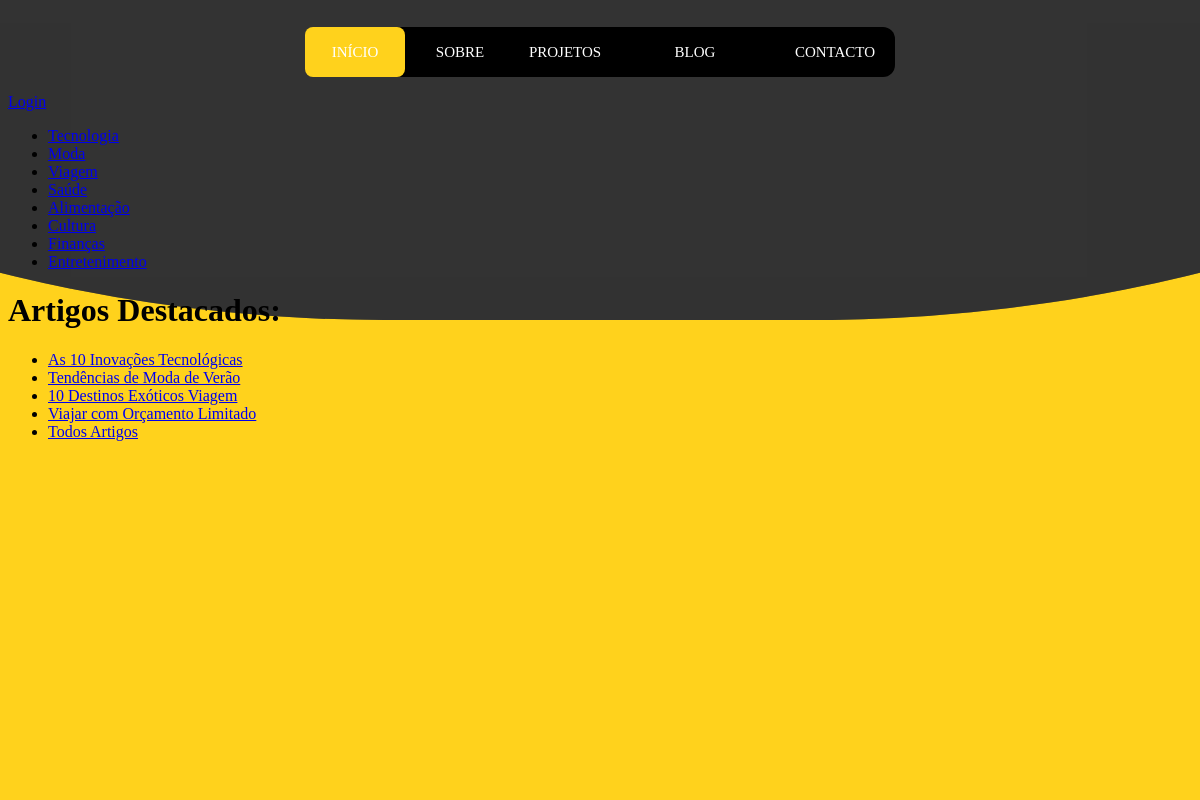
Screenshot of /home_blog_full/ with the database file from the repository.
### portifolio/models.py (models this page shows, shortened)
class Categoria(models.Model):
    nome = models.CharField(max_length=30)
    descricao = models.TextField(blank=False, null=False)
    imagem = models.ImageField(upload_to='categorias/', blank=True, null=True)
    data_criacao = models.DateTimeField(auto_now_add=True)

class Artigo(models.Model):
    titulo = models.CharField(max_length=30)
    autor = models.ForeignKey(Autor, on_delete=models.CASCADE)
    categoria = models.ManyToManyField(Categoria, related_name="artigos")
    descricao = models.TextField(blank=False, null=False)
    data = models.DateTimeField(auto_now_add=True)
    destaque = models.BooleanField(default=False)
    imagem = models.ImageField(upload_to='artigos/', blank=True, null=True)
    visitas = models.PositiveIntegerField(default=0)
    conteudo = models.TextField(default='your_default_value', blank=False, null=False)  # Add the default parameter

### portifolio/views.py (the view)
# urls.py: path('home_blog_full/', views.home_blog_full, name='home_blog_full'),
def home_blog_full(request):
    categorias = Categoria.objects.all()
    artigos_destaque = Artigo.objects.filter(destaque=True)
    context = {
        'categorias': categorias,
        'artigos_destaque': artigos_destaque
    }
    return render(request, 'portfolio/blog/blog_template_folder/home_blog_full.html', context)

### portifolio/templates/portfolio/blog/blog_template_folder/home_blog_full.html (shortened to what this page needs)
{% extends 'portfolio/base/layout_base.html' %}
{% block main %}
    <p>
        {% if request.user.is_authenticated %}
            user: {{ request.user }}
            <a href="{% url 'portifolio:logout_blog' %}">Logout</a>
        {% else %}
            <a href="{% url 'portifolio:login_blog' %}">Login</a>
        {% endif %}
    </p>
    <ul>
        {% for categoria in categorias %}
            <li><a href="{% url 'portifolio:categoria_blog' categoria.id %}">{{ categoria.nome }}</a>
            </li>
        {% empty %}
            <li>Nenhuma categoria encontrada.</li>
        {% endfor %}
    </ul>
    <h1>Artigos Destacados:</h1>
    <ul>
        {% for artigo in artigos_destaque %}
            <li><a href="{% url 'portifolio:artigo_blog' artigo.id %}">{{ artigo.titulo }}</a>
            </li>
        {% empty %}
            <li>Nenhum artigo em destaque encontrado.</li>
        {% endfor %}
        <li><a href="{% url 'portifolio:artigos_blog' %}">Todos Artigos</a></li>
    </ul>
{% endblock %}

### portifolio/static/portfolio/css/base/layout_base.css (style rules this page uses)
* { box-sizing: border-box; }
:root { --color: #FFD21C; }

### rows the page displays
Categoria: nome "Tecnologia"
Categoria: nome "Moda"
Categoria: nome "Viagem"
Categoria: nome "Saúde"
Categoria: nome "Alimentação"
Categoria: nome "Cultura"
Categoria: nome "Finanças"
Categoria: nome "Entretenimento"
Artigo: titulo "As 10 Inovações Tecnológicas"
Artigo: titulo "Tendências de Moda de Verão"
Artigo: titulo "10 Destinos Exóticos Viagem"
Artigo: titulo "Viajar com Orçamento Limitado"
